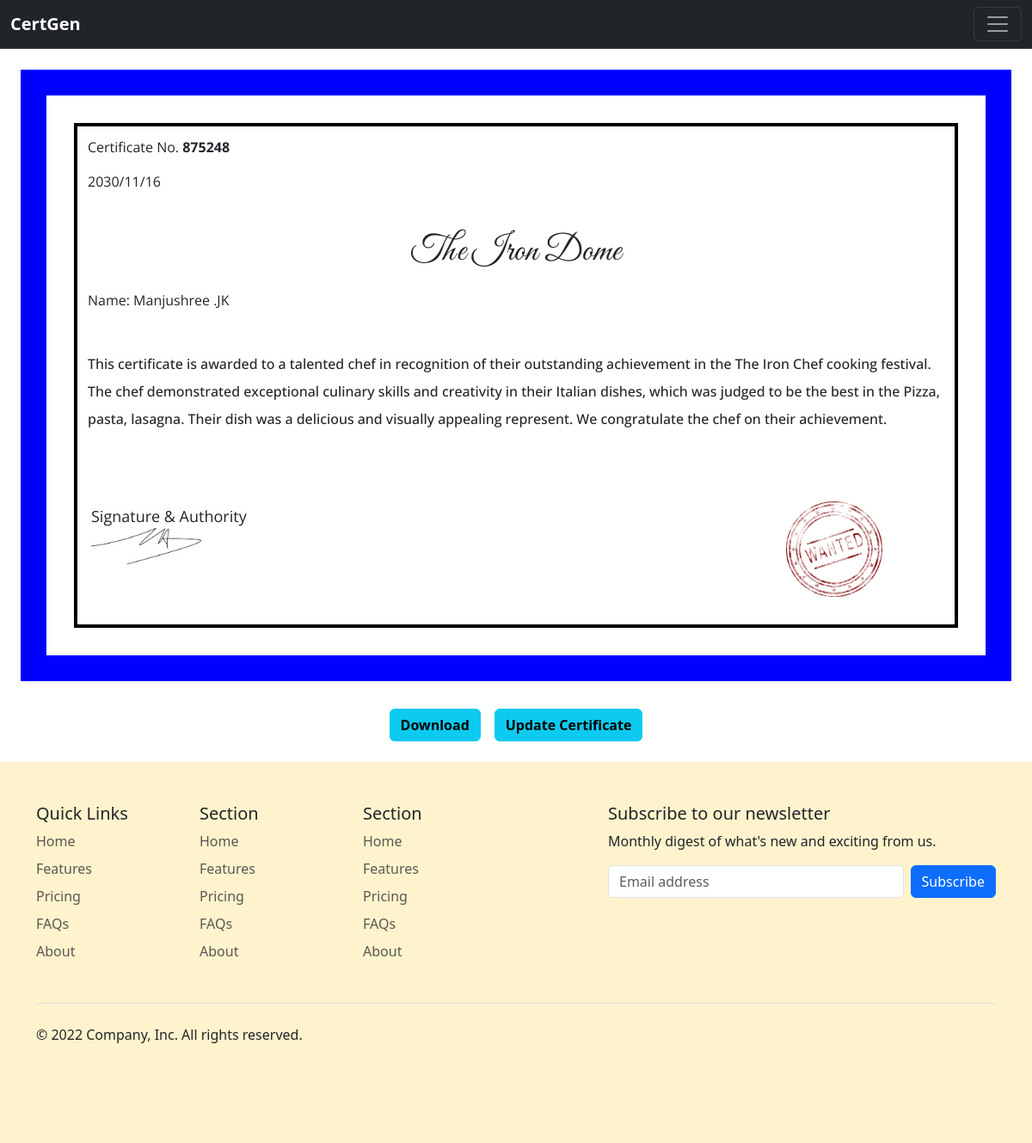
The page /view/certificate/3/ (signed in) on the database its author committed.
### core/models.py (models this page shows, shortened)
class Certificate(models.Model):
    user = models.ForeignKey(User, on_delete=models.CASCADE, null=True)
    name = models.CharField(max_length=15, null=True, blank=False, verbose_name='Name')
    issued_at = models.DateField(null=True,blank=True, verbose_name="created_at",editable=True)
    created_at = models.DateTimeField(null=True,auto_now_add=True)
    updated_at = models.DateField(null=True,auto_now=True)
    content = models.TextField(null=True,blank=True,max_length=450)
    certificate_no = models.CharField(default=get_uuid_only_int_7digits(), null=True, max_length=7, editable=False)
    header = models.CharField(max_length=20, null=True, blank=True)
    certified_by = models.CharField(max_length=20, null=True, blank=True)

### core/views.py (the view)
# urls.py: path('view/certificate/<int:id>/', views.view_certificate, name="view_certificate_file"),
@login_required
def view_certificate(request,id):
    cert_item = Certificate.objects.get(id=id)
    context ={
        'cert_item':cert_item,
    }
    return render(request, 'view_mycertificate.html', context)

### core/templates/view_mycertificate.html (shortened to what this page needs)
{% extends 'base.html' %}
{% load static %}
{% block content %}
<div class="m-4  outer-comp fs-5">
  <div class=" m-2 fs-5  inner-comp">
	<p class="da_certother">Certificate No. <b style="word-spacing:5px;">{{cert_item.certificate_no}}</b></p>
	<p class="da_certother">{{cert_item.issued_at|date:'Y/m/d'}}</p><br>
	{% if header.blank %}
	<h2 class="header-data">CertGen Certificate</h2>
	{% else %}
	<h2 class="header-data">{{cert_item.header}}</h2>
	{% endif %}
	{% if not content.blank %}
	<p class="da_certother">Name: {{cert_item.name}}</p><br>
	{% endif %}
	{% if content.blank %}
	<p class="main-sub">  This is to certify that <b>{{cert_item.name}}</b> <br>
		has successfully completed the Google Kick Start Coding Competition 2023.
		He is placed 1st in the Google Kick Start Coding Competition 2023, solving 5 problems correctly in 2 hours.<br></p>
	{% else %}
	<p class="main-sub">{{cert_item.content}}</p>
	{% endif %}
	<div  class="f_container">
		<div class="items_div">
			<p class="signature">Signature & Authority <br>
				<img class="sign_item" src="{% static 'kindpng_7644473.png' %}">
			</p>
		</div>
		<div class="items_div">
			<img class="seal_sta" src="{% static 'stamp-gdc3297010_640.png' %}" />
		</div>
	</div>
</div>
</div>
<div class="d-flex flex-row  justify-content-center mb-3">
	<div class="p-2"><a class="align-center fw-bold btn btn-info" type="btn" href='/file/{{cert_item.id}}/'>Download</a> </div>
	<div class="p-2"><a class="align-center fw-bold btn btn-info" type="btn" href="{% url 'update_certificate' cert_item.id %}">Update Certificate</a> </div>
</div>
{% endblock content %}

### templates/base.html (shortened to what this page needs)
<!doctype html>
<html lang="en">
  <head>
    <link href="https://cdn.jsdelivr.net/npm/bootstrap@5.3.0/dist/css/bootstrap.min.css" rel="stylesheet">
  </head>
  <body>
    <nav class="navbar bg-dark border-bottom border-bottom-dark" data-bs-theme="dark">
      <div class="container-fluid text-center ">
        <a class="navbar-brand fw-bold" href="#">CertGen</a>
        <button class="navbar-toggler" type="button" data-bs-toggle="collapse" data-bs-target="#navbarNavAltMarkup" aria-controls="navbarNavAltMarkup" aria-expanded="false" aria-label="Toggle navigation">
          <span class="navbar-toggler-icon"></span>
        </button>
      </div>
    </nav>
    {% block content %}
    {% endblock content %}
    <div class="bg-warning-subtle">
    <div class="container ">
      <footer class="py-5">
        <div class="row">
          <div class="col-6 col-md-2 mb-3">
            <h5>Quick Links</h5>
            <ul class="nav flex-column">
              <li class="nav-item mb-2"><a href="{% url 'home' %}" class="nav-link p-0 text-muted">Home</a></li>
              <li class="nav-item mb-2"><a href="#" class="nav-link p-0 text-muted">Features</a></li>
              <li class="nav-item mb-2"><a href="#" class="nav-link p-0 text-muted">Pricing</a></li>
              <li class="nav-item mb-2"><a href="#" class="nav-link p-0 text-muted">FAQs</a></li>
              <li class="nav-item mb-2"><a href="#" class="nav-link p-0 text-muted">About</a></li>
            </ul>
          </div>
          <div class="col-6 col-md-2 mb-3">
            <h5>Section</h5>
            <ul class="nav flex-column">
              <li class="nav-item mb-2"><a href="#" class="nav-link p-0 text-muted">Home</a></li>
              <li class="nav-item mb-2"><a href="#" class="nav-link p-0 text-muted">Features</a></li>
              <li class="nav-item mb-2"><a href="#" class="nav-link p-0 text-muted">Pricing</a></li>
              <li class="nav-item mb-2"><a href="#" class="nav-link p-0 text-muted">FAQs</a></li>
              <li class="nav-item mb-2"><a href="#" class="nav-link p-0 text-muted">About</a></li>
            </ul>
          </div>
          <div class="col-6 col-md-2 mb-3">
            <h5>Section</h5>
            <ul class="nav flex-column">
              <li class="nav-item mb-2"><a href="#" class="nav-link p-0 text-muted">Home</a></li>
              <li class="nav-item mb-2"><a href="#" class="nav-link p-0 text-muted">Features</a></li>
              <li class="nav-item mb-2"><a href="#" class="nav-link p-0 text-muted">Pricing</a></li>
              <li class="nav-item mb-2"><a href="#" class="nav-link p-0 text-muted">FAQs</a></li>
              <li class="nav-item mb-2"><a href="#" class="nav-link p-0 text-muted">About</a></li>
            </ul>
          </div>
          <div class="col-md-5 offset-md-1 mb-3">
            <form>
              <h5>Subscribe to our newsletter</h5>
              <p>Monthly digest of what's new and exciting from us.</p>
              <div class="d-flex flex-column flex-sm-row w-100 gap-2">
                <input id="newsletter1" type="text" class="form-control" placeholder="Email address">
                <button class="btn btn-primary" type="button">Subscribe</button>
              </div>
            </form>
          </div>
        </div>
        <div class="d-flex flex-column flex-sm-row justify-content-between py-4 my-4 border-top">
          <p>© 2022 Company, Inc. All rights reserved.</p>
          <ul class="list-unstyled d-flex">
            <li class="ms-3"><a class="link-dark" href="#"><svg class="bi" width="24" height="24"><use xlink:href="#twitter"></use></svg></a></li>
            <li class="ms-3"><a class="link-dark" href="#"><svg class="bi" width="24" height="24"><use xlink:href="#instagram"></use></svg></a></li>
            <li class="ms-3"><a class="link-dark" href="#"><svg class="bi" width="24" height="24"><use xlink:href="#facebook"></use></svg></a></li>
          </ul>
        </div>
      </footer>
    </div>
  </div>
  </body>
</html>

### templates/base.html (style rules this page uses)
.outer-comp { border:22px solid blue; border-width:30px; padding:24px; }
.inner-comp { border:4px solid black; margin:4px; padding:12px; height:36.70rem; }
.da_certother { font-family:Open Sans; font-size:16px; text-wrap:wrap; }
.header-data { font-size:41.34px; ; font-family:Great Vibes, Verdana, Sans-Serif; text-align:center; margin-bottom:18px; }
.main-sub { font-family:Open Sans; line-height:2; font-size:16px; font-weight:500; text-wrap:wrap; }
.f_container { display: flex; flex-direction: row; bottom:5px; }
.items_div { flex: 1 1 0; width: 100px; height:auto; text-align:center; margin-top:4rem; }
.signature { text-align:left; font-size:18px; font-family:Open Sans; padding:4px; }
.sign_item { width:8rem; height:auto; float:left; }
.seal_sta { width:7rem; height:auto; margin-right:4.5rem; float:right; }

### rows shown on the page
Certificate: certificate_no "875248", issued_at "2030/11/16", header "The Iron Dome", name "Manjushree .JK", content "This certificate is awarded to a talented chef in recognition of their outstanding achievement in the The Iron Chef cooking festival. The chef demonstrated exceptional culinary skills and creativity in their Italian dishes, which was judged to be the best in the Pizza, pasta, lasagna. Their dish was a delicious and visually appealing represent. We congratulate the chef on their achievement."
